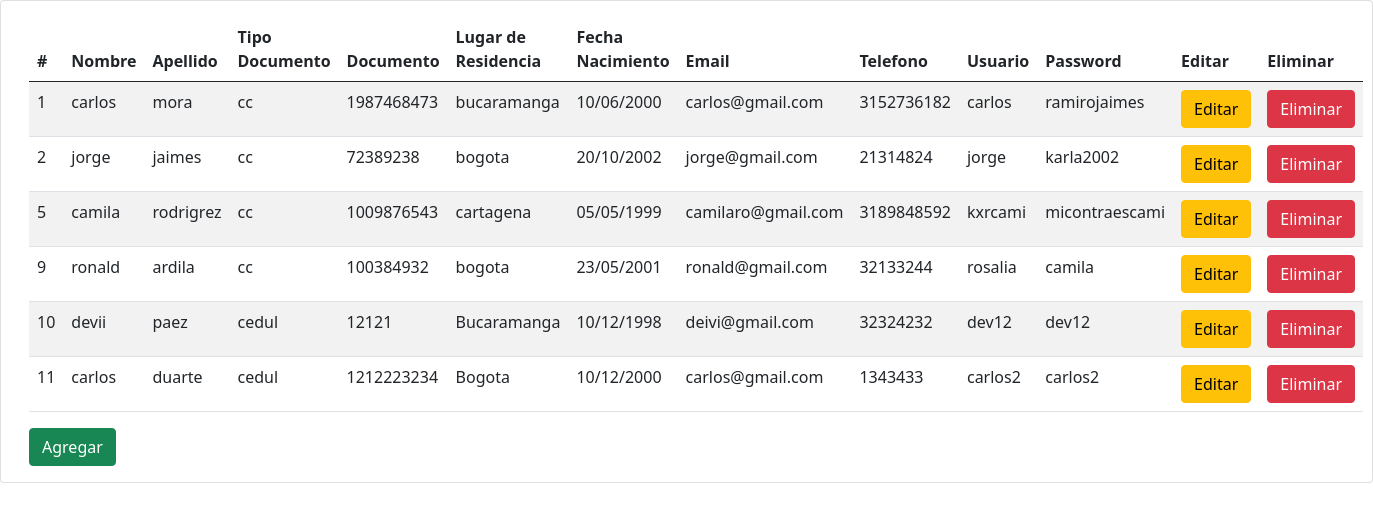
The page / on the database its author committed.
### aplicaciones/principal/models.py (models this page shows, shortened)
class Persona(models.Model):
    id = models.AutoField(primary_key = True)
    nombre = models.CharField(max_length = 60)
    apellido = models.CharField(max_length = 60)
    tipodocumento = models.CharField(max_length = 5)
    documento = models.CharField(max_length = 40)
    lu_residencia = models.CharField(max_length = 50)
    fecha_na = models.CharField(max_length = 40)
    email = models.EmailField(max_length = 80)
    telefono = models.BigIntegerField()
    usuario = models.CharField(max_length = 50)
    password = models.CharField(max_length = 50)

### aplicaciones/principal/views.py (the view)
# urls.py: 2. Add a URL to urlpatterns:  path('', views.home, name='home')
def home(request):
    personas = Persona.objects.all()
    contexto = {
        'personas':personas
    }
    return render(request, 'index.html', contexto)

### templates/index.html (shortened to what this page needs)
<!DOCTYPE html>
<html lang="en">
<head>
  <link href="https://cdn.jsdelivr.net/npm/bootstrap@5.1.0/dist/css/bootstrap.min.css" rel="stylesheet">
</head>
<body>
{% block cuerpo %}
<div class="container-fluid">
  <div class="row">
    <div class="card">
      <div class="card-body">
        <table class="table table-striped">
          <thead>
            <th>#</th>
              <th>Nombre</th>
              <th>Apellido</th>
              <th>Tipo Documento</th>
              <th>Documento</th>
              <th>Lugar de Residencia</th>
              <th>Fecha Nacimiento</th>
              <th>Email</th>
              <th>Telefono</th>
              <th>Usuario</th>
              <th>Password</th>
              <th>Editar</th>
              <th>Eliminar</th>
          </thead>
          <tbody>
            {% for persona in personas %}
          <tr>
            <td>{{ persona.id }}</td>
            <td>{{ persona.nombre }}</td>
            <td>{{ persona.apellido }}</td>
            <td>{{ persona.tipodocumento }}</td>
            <td>{{ persona.documento }}</td>
            <td>{{ persona.lu_residencia }}</td>
            <td>{{ persona.fecha_na }}</td>
            <td>{{ persona.email }}</td>
            <td>{{ persona.telefono }}</td>
            <td>{{ persona.usuario }}</td>
            <td>{{ persona.password }}</td>
            <td><a href="{% url 'editar_persona' persona.id %}" class="btn btn-warning">Editar</a></td>
            <td><a href="{% url 'eliminar_persona' persona.id %}" class="btn btn-danger">Eliminar</a></td>
          </tr>
            {% endfor %}
          </tbody>
        </table>
        <a href="{% url 'persona'%}" class="btn btn-success">Agregar</a>
        {% endblock cuerpo %}
      </div>
    </div>
  </div>
</div>
</body>
</html>

### rows shown on the page
Persona: id "1", nombre "carlos", apellido "mora", tipodocumento "cc", documento "1987468473", lu_residencia "bucaramanga", fecha_na "10/06/2000", email "carlos@gmail.com", telefono "3152736182", usuario "carlos", password "ramirojaimes"
Persona: id "2", nombre "jorge", apellido "jaimes", tipodocumento "cc", documento "72389238", lu_residencia "bogota", fecha_na "20/10/2002", email "jorge@gmail.com", telefono "21314824", usuario "jorge", password "karla2002"
Persona: id "5", nombre "camila", apellido "rodrigrez", tipodocumento "cc", documento "1009876543", lu_residencia "cartagena", fecha_na "05/05/1999", email "camilaro@gmail.com", telefono "3189848592", usuario "kxrcami", password "micontraescami"
Persona: id "9", nombre "ronald", apellido "ardila", tipodocumento "cc", documento "100384932", lu_residencia "bogota", fecha_na "23/05/2001", email "ronald@gmail.com", telefono "32133244", usuario "rosalia", password "camila"
Persona: id "10", nombre "devii", apellido "paez", tipodocumento "cedul", documento "12121", lu_residencia "Bucaramanga", fecha_na "10/12/1998", email "deivi@gmail.com", telefono "32324232", usuario "dev12", password "dev12"
Persona: id "11", nombre "carlos", apellido "duarte", tipodocumento "cedul", documento "1212223234", lu_residencia "Bogota", fecha_na "10/12/2000", email "carlos@gmail.com", telefono "1343433", usuario "carlos2", password "carlos2"
